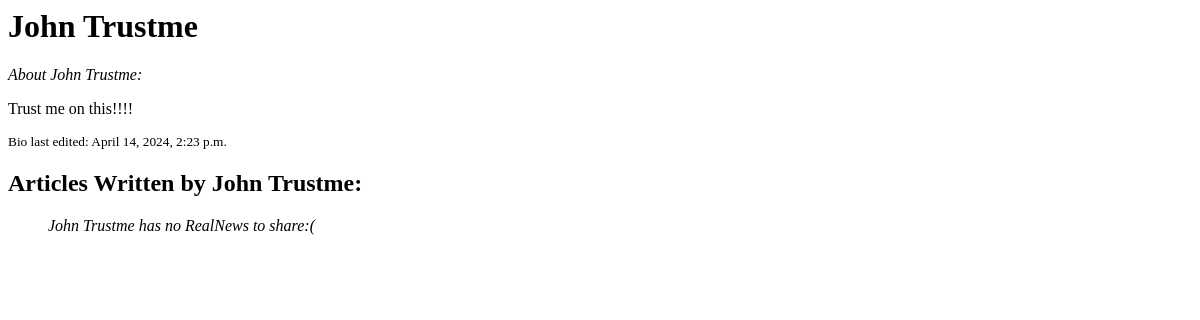
The app's page /authors/2, older data.
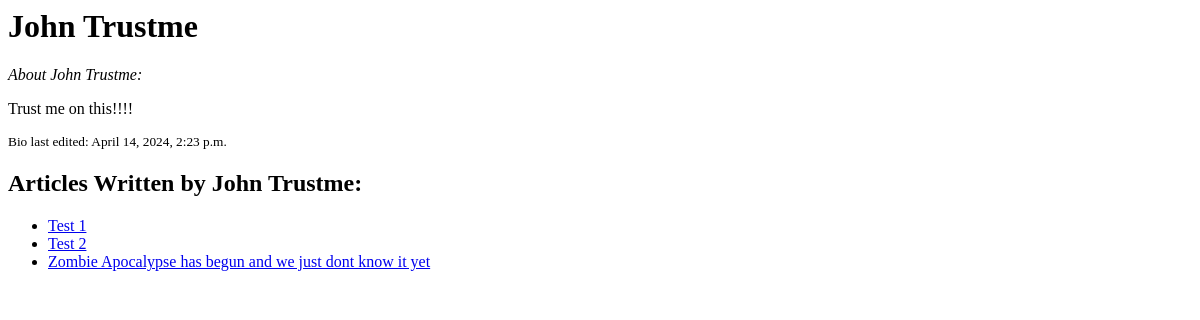
The same page, newer data.
### authors/models.py (models this page shows, shortened)
class Author(models.Model):
    name = models.CharField(max_length=50)
    bio_text = models.CharField(max_length=200)
    bio_edit = models.DateTimeField("info date edited")
    picture = models.ImageField(
        upload_to="author_pictures/", blank=True, null=True
    )

### articles/models.py (models this page shows, shortened)
class Article(models.Model):
    heading = models.CharField(max_length=150)
    text = models.TextField(max_length=10000)
    pub_date = models.DateTimeField()
    picture = models.ImageField(
        upload_to="article_pictures/",
        height_field=None,
        width_field=None,
        max_length=100,
        blank=True,
    )
    view_count = models.IntegerField(default=0)
    author = models.ForeignKey(
        "authors.Author", on_delete=models.CASCADE, default=1
    )

### authors/views.py (the view)
# urls.py: path("<int:author_id>", views.author, name="author"),
def author(request, author_id):
    from articles.models import Article
    author = get_object_or_404(Author, pk=author_id)
    articles = Article.objects.filter(author=author)
    context = {"author": author, "articles": articles}
    return render(request, "author.html", context)

### authors/templates/author.html (shortened to what this page needs)
<h1>{{ author.name }}</h1>
<p><i> About {{ author.name }}:</i></p>
<p>{{ author.bio_text }}</p>
<p><small> Bio last edited: {{ author.bio_edit }}</small></p>
<h2>Articles Written by {{ author.name }}:</h2>
<ul>
  {% if articles %}
    {% for article in articles %}
    <li><a href="{% url 'article'  article.id %}">{{ article.heading }}</a></li>
{% endfor %}
</ul>
{% else %}
<p><i>{{ author.name }} has no RealNews to share:(</i></p>
{% endif %}

Row changes from the older to the newer data that the page shows:
shown differently, row unchanged: Author "John Trustme": name "John Trustme" → (not shown)
now on this page (row edited): Article: heading "Test 1"
now on this page (row edited): Article: heading "Test 2"
added Article: heading "Zombie Apocalypse has begun and we just dont know it yet"
Text that changed along with them:
text no longer shown: "has no RealNews to share:("
